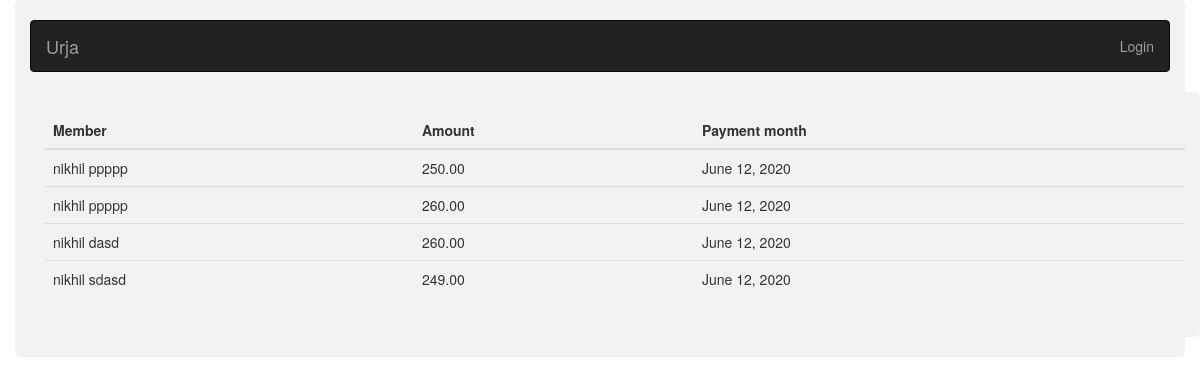
The app's page /payment/report with its own data.
### payments/models.py (models this page shows)
class PaymentDetail(models.Model):
	member=models.ForeignKey(Member,on_delete=models.CASCADE,related_name='paymentdetails')
	amount=models.DecimalField(max_digits=6,decimal_places=2,default='00.00')
	paymonth=models.DateField(default=timezone.now())
	paycreated=models.DateTimeField(auto_now=True)
	addedBy=models.ForeignKey(settings.AUTH_USER_MODEL,on_delete=models.SET_NULL,null=True,default=True)

### members/models.py (models this page shows, shortened)
class Member(models.Model):
	firstname=models.CharField(max_length=200)
	lastname=models.CharField(max_length=200)
	mobile=models.CharField(max_length=200)
	email=models.CharField(max_length=200)
	password=models.CharField(max_length=200,blank=True,null=True)
	city=models.CharField(max_length=200)
	created=models.DateTimeField(auto_now_add=True)
	updated=models.DateTimeField(auto_now=True)

### payments/views.py (the view)
# urls.py: path('report', paymentreport,name='paymentreport'),
def paymentreport(request):
	pd=PaymentDetail.objects.all()
	return render(request,'payments/paymentreport.html',{'pd':pd})

### payments/templates/payments/paymentreport.html
{%extends '../base.html'%}
{%block content%}
{%include '../header.html'%}
<div class="container">
	<table class="table">
    <thead>
    	<tr><th>Member</th>
    	<th>Amount</th>
    	<th>Payment month </th></tr>
    </thead>
    <tbody>
    	{%for i in pd%}
    	<tr>
    	<td>{{i.member.firstname}} {{i.member.lastname}}</td>
    	<td>{{i.amount}}</td>
    	<td>{{i.paymonth}} </td>
    	</tr>
    	{%endfor%}
    </tbody>
</div>
{%endblock%}

### members/templates/base.html (shortened to what this page needs)
{%load static%}
<!DOCTYPE html>
<html>
<head>
<link rel="stylesheet" type="text/css" href="{%static 'css/member.css'%}">
<link rel="stylesheet" type="text/css" href="{%static 'css/bootstrap_min.css'%}">
</head>
<body>
<div class="container">
  {%block content%}
  {%endblock%}
</div>
</body>
</html>

### members/templates/header.html (shortened to what this page needs)
<nav class="navbar navbar-inverse">
  <div class="container-fluid">
    <div class="navbar-header">
      <a class="navbar-brand" href="#">Urja</a>
    </div>
    <ul class="nav navbar-nav navbar-right">
      {% if request.session.userfirstname %}
      <li><a href="#"><span class="glyphicon glyphicon-user"></span> Welcome ...{{request.session.userfirstname}}</a></li>
      <li><a href="{%url 'members:logoutmember'%}"><span class="glyphicon glyphicon-user"></span> Log out</a></li>
      {%else%}
      <li><a href="{%url 'members:loginmember'%}"><span class="glyphicon glyphicon-log-in"></span> Login</a></li>
      {%endif%}
    </ul>
  </div>
</nav>

### static/css/member.css (style rules this page uses)
* { box-sizing: border-box; }
.container { border-radius: 5px; background-color: #f2f2f2; padding: 20px; }

### records on screen
PaymentDetail: member.firstname "nikhil", member.lastname "ppppp", amount "250.00", paymonth "June 12, 2020"
PaymentDetail: member.firstname "nikhil", member.lastname "ppppp", amount "260.00", paymonth "June 12, 2020"
PaymentDetail: member.firstname "nikhil", member.lastname "dasd", amount "260.00", paymonth "June 12, 2020"
PaymentDetail: member.firstname "nikhil", member.lastname "sdasd", amount "249.00", paymonth "June 12, 2020"
